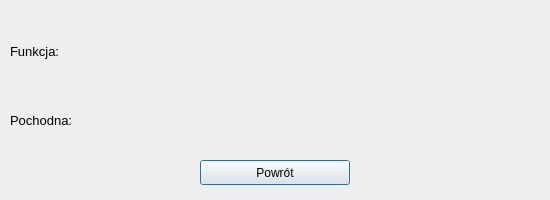
<?xml version="1.0" encoding="UTF-8"?>
<ui version="4.0">
 <class>wynPochodna</class>
 <widget class="QDialog" name="wynPochodna">
  <property name="geometry">
   <rect>
    <x>0</x>
    <y>0</y>
    <width>550</width>
    <height>200</height>
   </rect>
  </property>
  <property name="minimumSize">
   <size>
    <width>550</width>
    <height>200</height>
   </size>
  </property>
  <property name="maximumSize">
   <size>
    <width>550</width>
    <height>200</height>
   </size>
  </property>
  <property name="windowTitle">
   <string>Dialog</string>
  </property>
  <widget class="QWidget" name="verticalLayoutWidget">
   <property name="geometry">
    <rect>
     <x>10</x>
     <y>20</y>
     <width>79</width>
     <height>131</height>
    </rect>
   </property>
   <layout class="QVBoxLayout" name="verticalLayout_3">
    <item>
     <widget class="QLabel" name="lab_1">
      <property name="font">
       <font>
        <pointsize>10</pointsize>
       </font>
      </property>
      <property name="text">
       <string>Funkcja:</string>
      </property>
     </widget>
    </item>
    <item>
     <widget class="QLabel" name="lab_2">
      <property name="font">
       <font>
        <pointsize>10</pointsize>
       </font>
      </property>
      <property name="text">
       <string>Pochodna:</string>
      </property>
     </widget>
    </item>
   </layout>
  </widget>
  <widget class="QWidget" name="verticalLayoutWidget_2">
   <property name="geometry">
    <rect>
     <x>80</x>
     <y>20</y>
     <width>451</width>
     <height>131</height>
    </rect>
   </property>
   <layout class="QVBoxLayout" name="verticalLayout_4">
    <item>
     <widget class="QLabel" name="lab_funkcja">
      <property name="text">
       <string/>
      </property>
     </widget>
    </item>
    <item>
     <widget class="QLabel" name="lab_wynPochodna">
      <property name="text">
       <string/>
      </property>
     </widget>
    </item>
   </layout>
  </widget>
  <widget class="QPushButton" name="Btn_back">
   <property name="geometry">
    <rect>
     <x>200</x>
     <y>160</y>
     <width>150</width>
     <height>25</height>
    </rect>
   </property>
   <property name="text">
    <string>Powrót</string>
   </property>
  </widget>
 </widget>
 <resources/>
 <connections>
  <connection>
   <sender>Btn_back</sender>
   <signal>clicked()</signal>
   <receiver>wynPochodna</receiver>
   <slot>close()</slot>
   <hints>
    <hint type="sourcelabel">
     <x>223</x>
     <y>177</y>
    </hint>
    <hint type="destinationlabel">
     <x>190</x>
     <y>172</y>
    </hint>
   </hints>
  </connection>
 </connections>
 <slots>
  <slot>fun_backToMain()</slot>
 </slots>
</ui>
